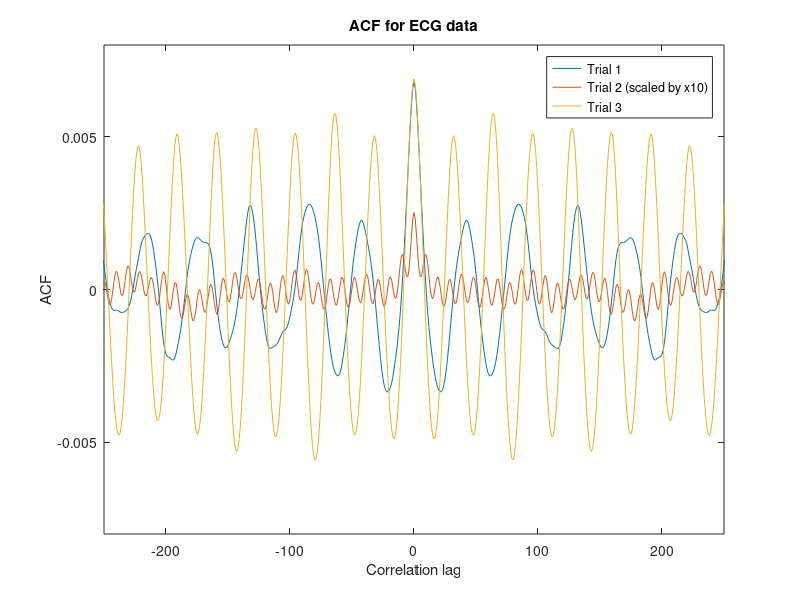

Source code (MATLAB):
load RRI_r_e.mat %load both emads and raweeds data
%sample frequency is 4HZ

[ACF_1, lags1]=xcorr(detrend(RRI_trial_1_e), 'unbiased'); %emads data
[ACF_2, lags2]=xcorr(detrend(RRI_trial_2_r), 'unbiased'); %raweeds data
[ACF_3, lags3]=xcorr(detrend(RRI_trial_3_e), 'unbiased'); %emads data

plot(lags1, ACF_1, lags2, ACF_2*10, lags3, ACF_3) %scale trial 2 by 10 just so it can be easily seen on figure
title(['ACF for ECG data'])
xlabel('Correlation lag')
ylabel('ACF')
axis([-250,250, -0.008, 0.008])
legend('Trial 1','Trial 2 (scaled by x10)', 'Trial 3','Location','northeast');

